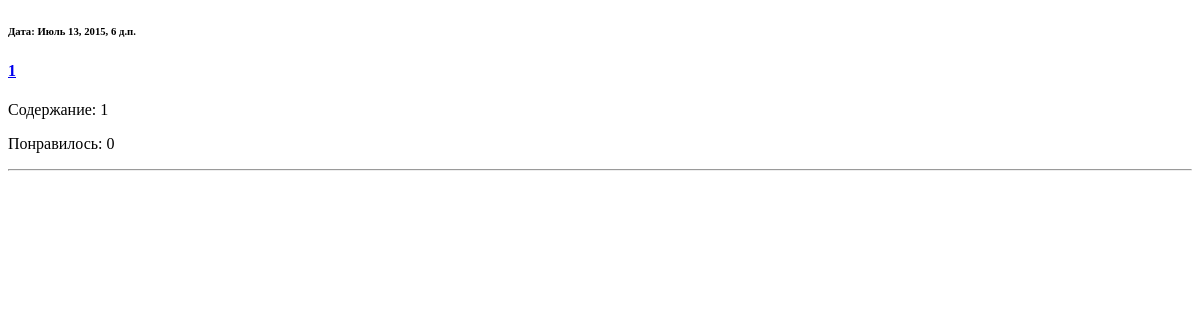
The page /basicview/articles/all/ on the database as committed earlier.
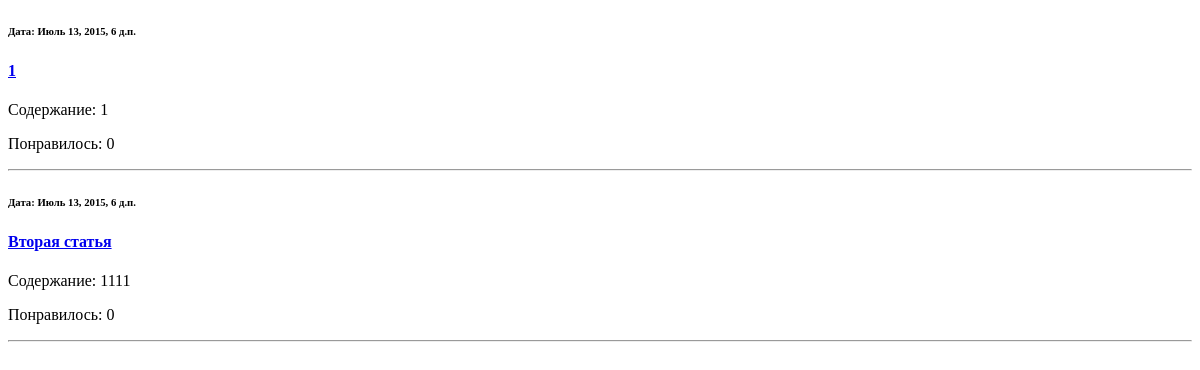
The same page on the database as committed later.
### article/models.py (models this page shows)
class Article(models.Model):
    class Meta():
        db_table = "article"
    article_title = models.CharField(max_length=200)
    article_text = models.TextField()
    article_date = models.DateTimeField()
    article_likes = models.IntegerField(default=0)

### article/views.py (the view)
# urls.py: url(r'^articles/get/(?P<article_id>\d+)/$', 'article.views.article'),
def articles(request):
    return render_to_response('articles.html', {'articles': Article.objects.all()})

### templates/articles.html (shortened to what this page needs)
<!DOCTYPE html>
<html lang="en">
<head>
</head>
<body>
    {% for article in articles %}
    <h6>Дата: {{ article.article_date }}</h6>
    <h4><a href="/articles/get/{{ article.id }}"> {{ article.article_title }}</a></h4>
    <p> Содержание: {{ article.article_text }}</p>
    <p> Понравилось: {{ article.article_likes }}</p>
    <hr>
    {% endfor %}
</body>
</html>

Rows that differ between the two databases and show on the page:
added Article: article_date "Июль 13, 2015, 6 д.п.", article_title "Вторая статья", article_text "1111", article_likes "0"
